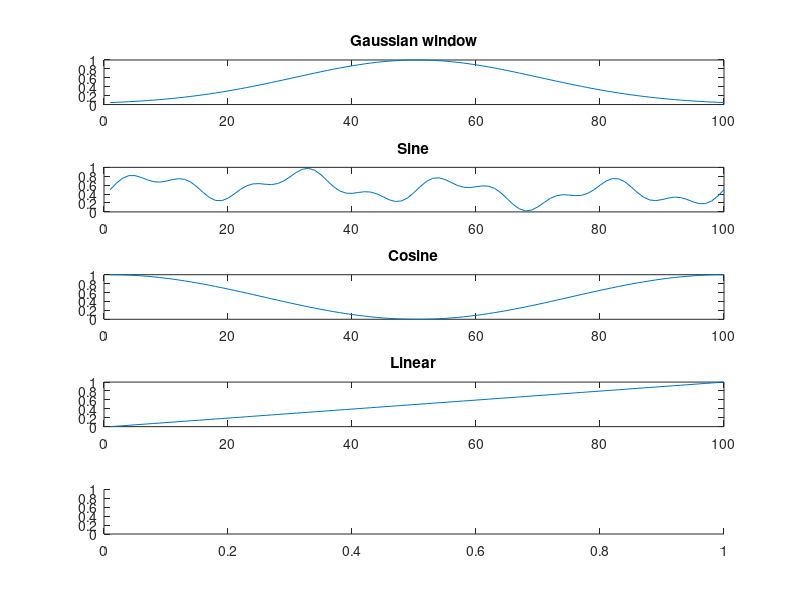

Write MATLAB code to recreate this figure. (Note: this script raises an error after producing the figure.)
%% Jan Behrenbeck - 04.12.2017

% Create test samples and label file

clear all
close all

%% Create samples

n = 100;

gauss = gausswin(n);
sinus = (sin(linspace(0,2*pi,n))'+sin(10*linspace(0,2*pi,n))'+2*sin(4*linspace(0,2*pi,n))')/8+0.5;
cosin = (cos(linspace(0,2*pi,n))')/2+0.5;
linea = linspace(0,1,n)';

%% Visualize samples

figure
subplot(5,1,1);plot(gauss);title('Gaussian window')
subplot(5,1,2);plot(sinus);title('Sine')
subplot(5,1,3);plot(cosin);title('Cosine')
subplot(5,1,4);plot(linea);title('Linear')
subplot(5,1,5);plot(csvread('norm_EEG.csv'));title('Linear')
suptitle('Test samples')

%% Create target class labels

labels = [1 0 0 0 0]';

%% Save Files

csvwrite('tar_class_labels.csv',labels)
csvwrite('sam1_gauss.csv',gauss)
csvwrite('sam2_sinus.csv',sinus)
csvwrite('sam3_cosin.csv',cosin)
csvwrite('sam4_linea.csv',linea)

